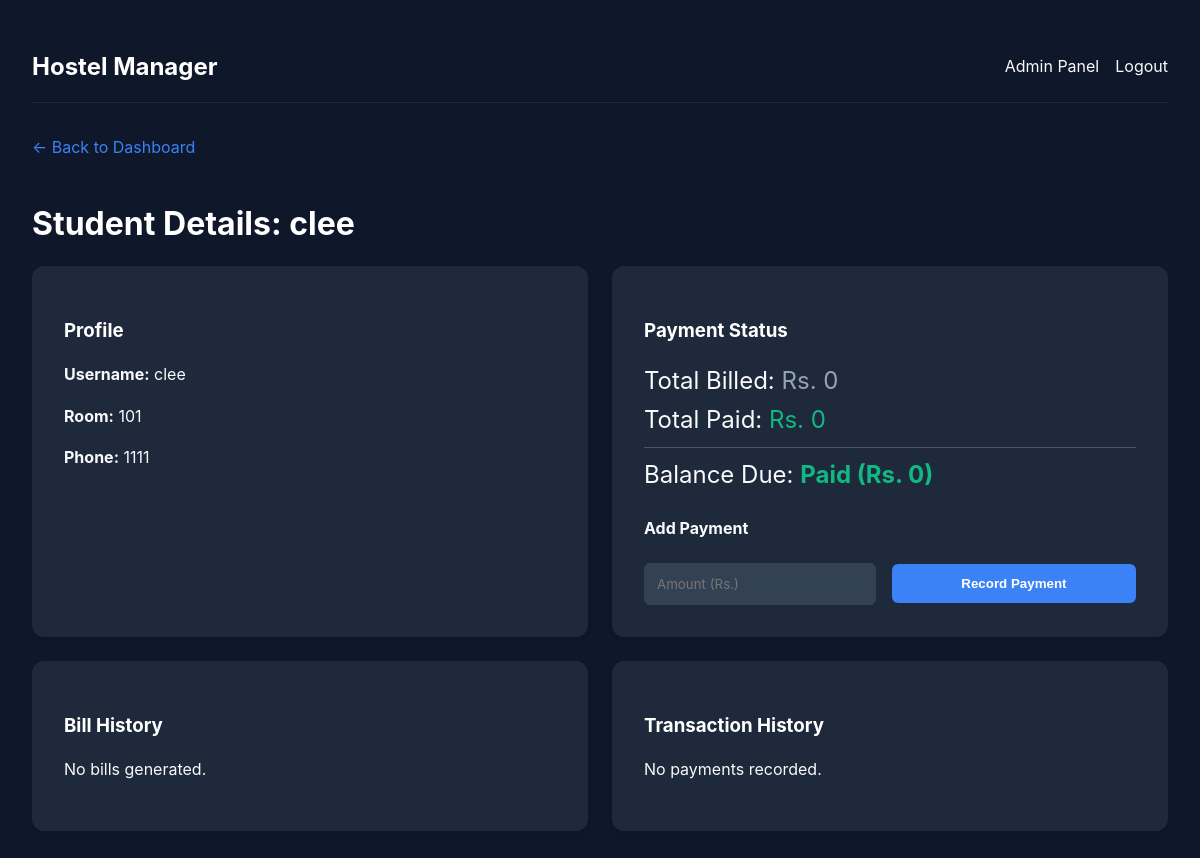
Before: /admin/student/2 (signed in) with the older database file.
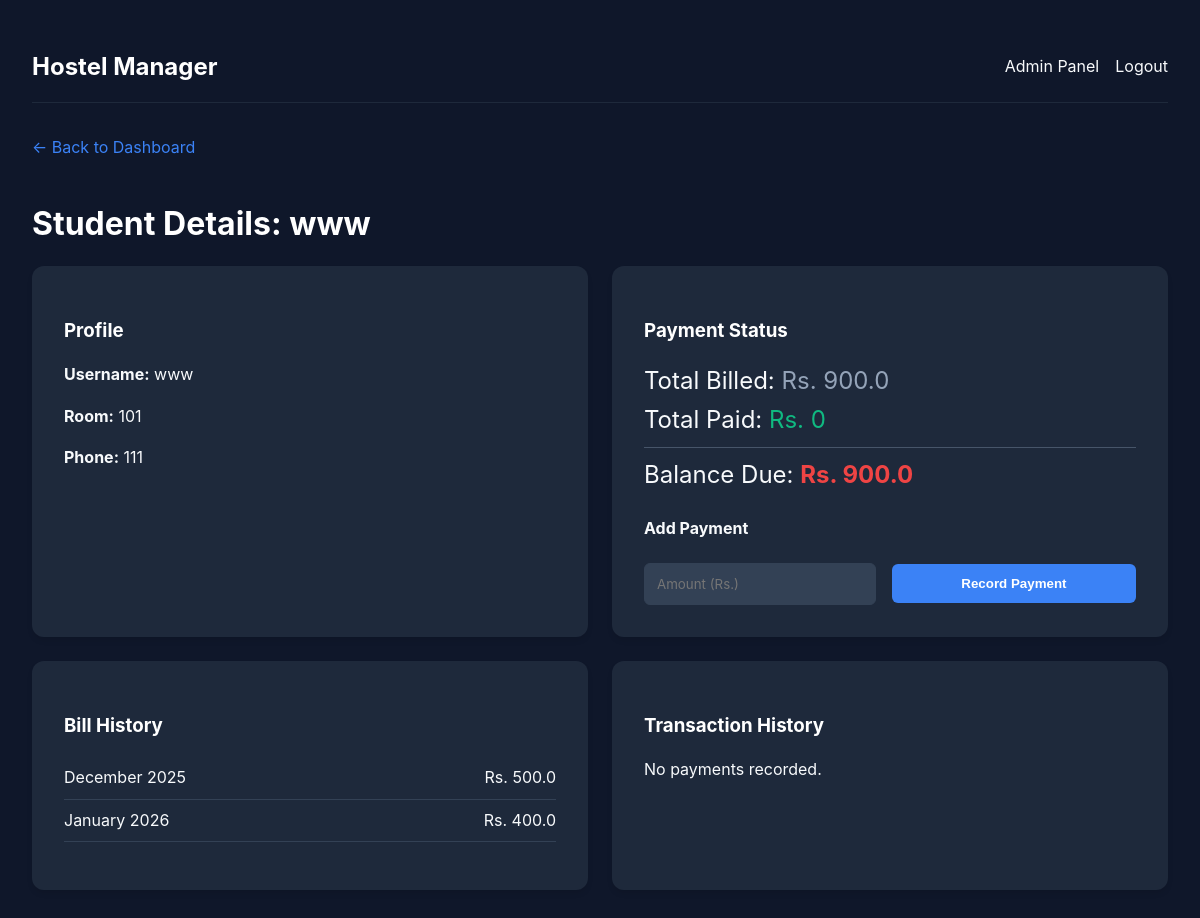
After: the same page with the newer database file.
### models.py (models this page shows)
class User(db.Model, UserMixin):
    id = db.Column(db.Integer, primary_key=True)
    username = db.Column(db.String(80), unique=True, nullable=False)
    password = db.Column(db.String(120), nullable=False)
    role = db.Column(db.String(10), nullable=False)
    full_name = db.Column(db.String(100), nullable=True)
    phone = db.Column(db.String(20), nullable=True) # Added
    room = db.relationship('Room', backref='student', uselist=False)
    complaints = db.relationship('Complaint', backref='student', lazy=True)
    rents = db.relationship('Rent', backref='student', lazy=True)
    transactions = db.relationship('Transaction', backref='student', lazy=True) # Added

class Room(db.Model):
    id = db.Column(db.Integer, primary_key=True)
    room_number = db.Column(db.Integer, unique=True, nullable=False)
    is_occupied = db.Column(db.Boolean, default=False)
    student_id = db.Column(db.Integer, db.ForeignKey('user.id'), nullable=True)

class Rent(db.Model):
    id = db.Column(db.Integer, primary_key=True)
    month = db.Column(db.String(20), nullable=False) # e.g., "December 2024"
    amount = db.Column(db.Float, nullable=False)
    status = db.Column(db.String(20), default='Pending') # Paid, Pending
    student_id = db.Column(db.Integer, db.ForeignKey('user.id'), nullable=False)

### routes.py (the view)
@app.route('/admin/student/<int:id>')
@login_required
def student_details(id):
    if current_user.role != 'admin':
        return redirect(url_for('student_dashboard'))
    student = User.query.get_or_404(id)
    total_rent = sum(r.amount for r in student.rents)
    total_paid = sum(t.amount for t in student.transactions)
    balance = total_rent - total_paid
    return render_template('student_details.html', student=student, balance=balance, total_rent=total_rent, total_paid=total_paid)

### app.py (called while the page is built)
@login_manager.user_loader
def load_user(user_id):
    return User.query.get(int(user_id))

### templates/student_details.html
{% extends "base.html" %}
{% block content %}
<a href="{{ url_for('admin_dashboard') }}" style="display: inline-block; margin-bottom: 1rem;">&larr; Back to
    Dashboard</a>
<h1>Student Details: {{ student.full_name }}</h1>
<div class="grid">
    <div class="card">
        <h3>Profile</h3>
        <p><strong>Username:</strong> {{ student.username }}</p>
        <p><strong>Room:</strong> {% if student.room %}{{ student.room.room_number }}{% else %}Not Assigned{% endif %}
        </p>
        <p><strong>Phone:</strong> {{ student.phone if student.phone else 'N/A' }}</p>
    </div>
    <div class="card">
        <h3>Payment Status</h3>
        <div style="font-size: 1.5rem; margin-bottom: 1rem;">
            Total Billed: <span style="color: #94a3b8;">Rs. {{ total_rent }}</span><br>
            Total Paid: <span style="color: #10b981;">Rs. {{ total_paid }}</span><br>
            <div style="margin-top: 0.5rem; padding-top: 0.5rem; border-top: 1px solid #475569;">
                Balance Due:
                {% if balance > 0 %}
                <strong style="color: #ef4444;">Rs. {{ balance }}</strong>
                {% else %}
                <strong style="color: #10b981;">Paid (Rs. 0)</strong>
                {% endif %}
            </div>
        </div>
        <h4>Add Payment</h4>
        <form action="{{ url_for('add_payment', id=student.id) }}" method="POST" class="flex">
            <input type="number" name="amount" placeholder="Amount (Rs.)" step="0.01" required>
            <button type="submit">Record Payment</button>
        </form>
    </div>
</div>
<div class="grid">
    <div class="card">
        <h3>Bill History</h3>
        {% if student.rents %}
        <ul style="list-style: none; padding: 0;">
            {% for r in student.rents %}
            <li style="border-bottom: 1px solid #334155; padding: 0.5rem 0;" class="flex">
                <span>{{ r.month }}</span>
                <span>Rs. {{ r.amount }}</span>
            </li>
            {% endfor %}
        </ul>
        {% else %}
        <p>No bills generated.</p>
        {% endif %}
    </div>
    <div class="card">
        <h3>Transaction History</h3>
        {% if student.transactions %}
        <ul style="list-style: none; padding: 0;">
            {% for t in student.transactions %}
            <li style="border-bottom: 1px solid #334155; padding: 0.5rem 0;" class="flex">
                <span>Data: {{ t.date.strftime('%Y-%m-%d %H:%M') }}</span>
                <span style="color: #10b981;">+ Rs. {{ t.amount }}</span>
            </li>
            {% endfor %}
        </ul>
        {% else %}
        <p>No payments recorded.</p>
        {% endif %}
    </div>
</div>
{% endblock %}

### templates/base.html (shortened to what this page needs)
<!DOCTYPE html>
<html lang="en">
<head>
    <link rel="stylesheet" href="{{ url_for('static', filename='style.css') }}">
</head>
<body>
    <div class="container">
        <nav class="nav">
            <a href="/" class="nav-brand">Hostel Manager</a>
            <div class="nav-links">
                {% if current_user.is_authenticated %}
                    {% if current_user.role == 'student' %}
                        <a href="{{ url_for('student_dashboard') }}">Dashboard</a>
                    {% else %}
                        <a href="{{ url_for('admin_dashboard') }}">Admin Panel</a>
                    {% endif %}
                    <a href="{{ url_for('logout') }}">Logout</a>
                {% else %}
                    <a href="{{ url_for('login') }}">Login</a>
                    <a href="{{ url_for('register') }}">Register</a>
                {% endif %}
            </div>
        </nav>
        {% block content %}{% endblock %}
    </div>
</body>
</html>

### static/style.css (style rules this page uses)
:root { --primary: #3b82f6; --secondary: #1e293b; --bg: #0f172a; --text: #f8fafc; --card: #1e293b; --input: #334155; --danger: #ef4444; --success: #10b981; }
body { margin: 0; font-family: 'Inter', system-ui, -apple-system, sans-serif; background-color: var(--bg); color: var(--text); line-height: 1.6; }
.container { max-width: 1600px; margin: 0 auto; padding: 2rem; }
.card { background: var(--card); padding: 2rem; border-radius: 12px; box-shadow: 0 4px 6px -1px rgba(0, 0, 0, 0.1); margin-bottom: 1.5rem; }
h1, h2, h3 { color: #fff; margin-bottom: 1rem; }
a { color: var(--primary); text-decoration: none; }
input, select, textarea { width: 100%; padding: 0.75rem; background: var(--input); border: 1px solid var(--input); color: white; border-radius: 6px; box-sizing: border-box; font-family: inherit; }
button { background: var(--primary); color: white; padding: 0.75rem 1.5rem; border: none; border-radius: 6px; cursor: pointer; font-weight: 600; width: 100%; }
.nav { display: flex; justify-content: space-between; align-items: center; padding: 1rem 0; margin-bottom: 2rem; border-bottom: 1px solid var(--card); }
.nav-brand { font-size: 1.5rem; font-weight: bold; color: white; }
.nav-links { display: flex; gap: 1rem; }
.nav-links a { color: var(--text); }
.grid { display: grid; grid-template-columns: repeat(auto-fit, minmax(300px, 1fr)); gap: 1.5rem; }
.flex { display: flex; justify-content: space-between; align-items: center; gap: 1rem; }

Changed rows visible on the page:
changed User: full_name "clee" → "www"; username "clee" → "www"; phone "1111" → "111"
added Rent: month "December 2025", amount "500.0"
added Rent: month "January 2026", amount "400.0"
Other visible differences:
{{ total_rent }}: "0" → "900.0"
{{ balance }}: (not shown) → "900.0"
text no longer shown: "Paid (Rs. 0) No bills generated."
text now shown: "Rs."
